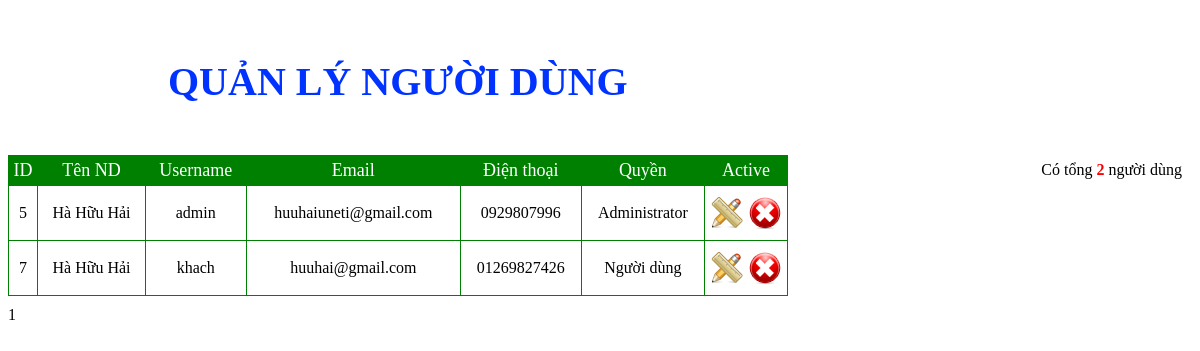
Screenshot of /admin/nguoidung.php with the database file from the repository.
### tables this page shows
CREATE TABLE `nguoidung` (
  `idnd` int(11) NOT NULL,
  `tennd` varchar(255) NOT NULL,
  `username` varchar(50) NOT NULL,
  `password` varchar(50) NOT NULL,
  `ngaysinh` date NOT NULL,
  `gioitinh` varchar(10) NOT NULL,
  `email` varchar(255) NOT NULL,
  `dienthoai` int(11) NOT NULL,
  `diachi` varchar(255) NOT NULL,
  `ngaydangky` date NOT NULL,
  `phanquyen` int(11) NOT NULL
);

### admin/nguoidung.php (the view, shortened to what this page needs)
<link rel="stylesheet" href="css/hienthi_sp.css">
<?php
	include ('../include/connect.php');
    $select = "select * from nguoidung ";
    $query = mysqli_query($link,$select);
    $dem = mysqli_num_rows($query);
?>
<div class="quanlysp">
	<h3>QUẢN LÝ NGƯỜI DÙNG</h3>
	<p>Có tổng <font color=red><b><?php echo $dem ?></b></font> người dùng</p>
</div>
<table>
    <tr class='tieude_hienthi_sp'>
        <td>ID</td>
        <td>Tên ND</td>
        <td>Username</td>
        <td>Email</td>
        <td>Điện thoại</td>
        <td>Quyền</td>
        <td style="width:80px;">Active</td>
    </tr>
    <?php
		if(!isset($_GET['page'])){
		$page = 1;
		} else {
		$page = $_GET['page'];
		}
		$max_results = 10;
		$from = (($page * $max_results) - $max_results);
		$sql = mysqli_query($link,"SELECT * FROM nguoidung LIMIT $from, $max_results");
    if($dem > 0)
        while ($bien = mysqli_fetch_array($sql))
        {
?>
            <tr class='noidung_hienthi_sp'>
                <td class="masp_hienthi_sp"><?php  echo $bien['idnd'] ?></td>
                <td class="stt_hienthi_sp"><?php echo $bien['tennd'] ?></td>
                <td class="img_hienthi_sp"> <?php echo $bien['username'] ?>  </td>
				<td class="sl_hienthi_sp"><?php echo $bien['email'] ?></td>
				<td class="sl_hienthi_sp">0<?php echo $bien['dienthoai'] ?></td>
				<td class="sl_hienthi_sp"><?php
					if($bien['phanquyen']==0)
						echo "Administrator";
					else
						echo "Người dùng";
				?></td>
                <td class="active_hienthi_sp">
                    <a href='?admin=suand&idnd=<?php echo $bien['idnd'] ?>'><img src="img/sua.png" title="Sửa"></a>
					<?php echo "<p onclick = 'checkdel({$bien['idnd'] })' ><img src='img/xoa.png' title='Xóa' class='delete'></p>" ?>
                </td>
            </tr>
<?php
    }
    else echo "<tr><td colspan='6'>Không có khách hàng</td></tr>";
?>
</table>
	<div id="phantrang_sp">
	<?php
			$total_results = mysqli_num_rows(mysqli_query($link,"SELECT COUNT(*) as Num FROM nguoidung"));
			$total_pages = ceil($total_results / $max_results);
			for($i = 1; $i <= $total_pages; $i++){
			if(($page) == $i){
			echo "$i&nbsp;";
			} else {
			echo "<a href=\"".$_SERVER['PHP_SELF']."?admin=hienthind&page=$i\"><button class='so'>$i</button></a>&nbsp;";
			}
			}
	?>
	</div>

### admin/css/hienthi_sp.css (style rules this page uses)
.quanlysp { padding:10px 10px; }
.quanlysp h3 { font-size:40px; padding-left:150px; color:#03F; }
.quanlysp p { float:right; }
table { text-align:center; width:780px; height:auto; border-collapse:collapse; }
tr td { border:1px solid green; }
tr.tieude_hienthi_sp td { color:white; background: green; height:30px; font-size:18px; }
#phantrang_sp { float:left; padding-top:10px; }
.active_hienthi_sp a { float:left; margin-left:5px; padding:10px 0px; }
.active_hienthi_sp p { cursor:pointer; padding:10px 0px; }

### rows the page displays
nguoidung: idnd "5", tennd "Hà Hữu Hải", username "admin", email "huuhaiuneti@gmail.com", dienthoai "929807996", phanquyen "Administrator"
nguoidung: idnd "7", tennd "Hà Hữu Hải", username "khach", email "huuhai@gmail.com", dienthoai "1269827426", phanquyen "Người dùng"

### other values shown
$dem "2"
